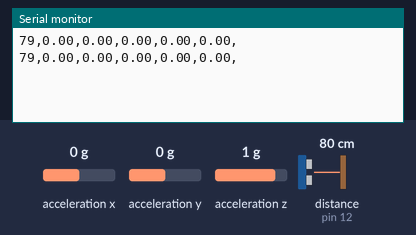
The sketch below on a simulated Arduino Uno, built with avr-gcc and run on an emulated ATmega328P. Parts: the last lines printed to the serial monitor. Wiring (inferred from the names in the program): ultrasonic range finder: trigger pin 13; echo pin 12; MPU-6050 motion sensor at I2C address 0x68. Inputs (shaded band) come from the test bench; at power-on: acceleration x 0 g, acceleration y 0 g, acceleration z 1 g, distance to the obstacle (sensor on pin 12) 80 cm. The echo pulse lasts 58.3 µs per cm.

Above: at 5.8 s.
5.9 s: acceleration x set to -1.4 g
At 11.0 s:
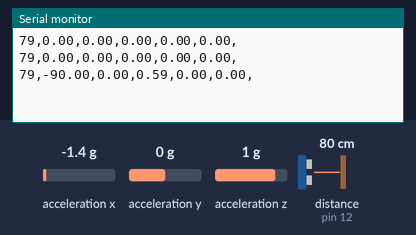
11.9 s: acceleration y set to -1.4 g
At 16.4 s:
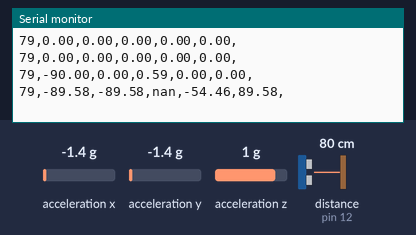
21.5 s: acceleration z set to -1.4 g
At 25.8 s:
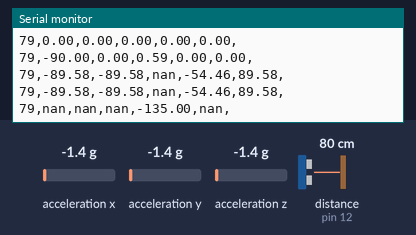
31.5 s: acceleration x set to 0 g
At 36.4 s:
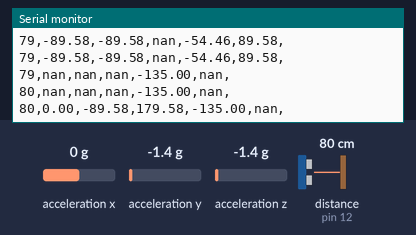
41.5 s: distance to the obstacle (sensor on pin 12) set to 2 cm
At 45.6 s:
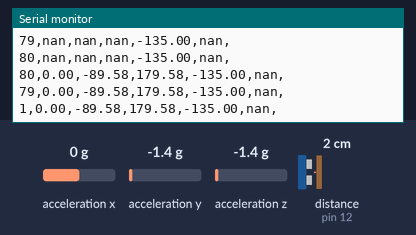
47.5 s: distance to the obstacle (sensor on pin 12) set to 4 cm
At 50.8 s:
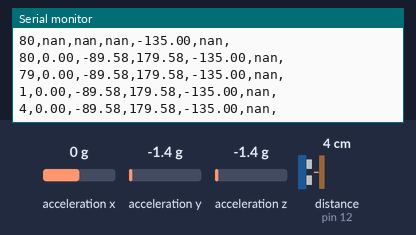
Timing chart, 0 to 52.3 s (numbered marks = the images above; inputs shaded):
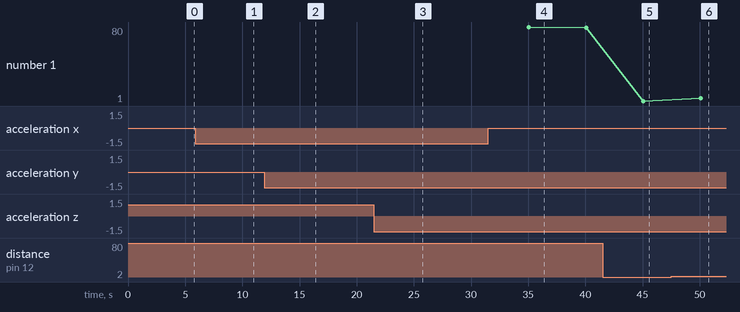

The sketch:

XYZD.ino
```cpp
#include <Wire.h>

const int MPU_addr = 0x68;  // I2C address of the MPU-6050
const int trigPin = 13;     // Trig pin connected to GPIO 13
const int echoPin = 12;
int16_t AcX, AcY, AcZ;  // Variables to store accelerometer readings

void setup() {
  Wire.begin();
  Wire.beginTransmission(MPU_addr);
  Wire.write(0x6B);  // PWR_MGMT_1 register
  Wire.write(0);     // set to zero (wakes up the MPU-6050)
  Wire.endTransmission(true);
  pinMode(trigPin, OUTPUT);
  pinMode(echoPin, INPUT);
  Serial.begin(115200);
}

void loop() {
  digitalWrite(trigPin, LOW);
  delayMicroseconds(2);
  digitalWrite(trigPin, HIGH);
  delayMicroseconds(10);
  digitalWrite(trigPin, LOW);
  long duration = pulseIn(echoPin, HIGH);
  int d = (duration * 0.0343) / 2;

  Wire.beginTransmission(MPU_addr);
  Wire.write(0x3B);  // starting with register 0x3B (ACCEL_XOUT_H)
  Wire.endTransmission(false);
  Wire.requestFrom(MPU_addr, 6, true);  // request a total of 6 registers

  AcX = Wire.read() << 8 | Wire.read();  // 0x3B (ACCEL_XOUT_H) & 0x3C (ACCEL_XOUT_L)
  AcY = Wire.read() << 8 | Wire.read();  // 0x3D (ACCEL_YOUT_H) & 0x3E (ACCEL_YOUT_L)
  AcZ = Wire.read() << 8 | Wire.read();  // 0x3F (ACCEL_ZOUT_H) & 0x40 (ACCEL_ZOUT_L)

  // Convert raw accelerometer readings to degrees
  float X = (AcX != 0) ? atan2(AcX, sqrt(AcY * AcY + AcZ * AcZ)) * 180.0 / M_PI : 0;
  float Y = (AcY != 0) ? atan2(AcY, sqrt(AcX * AcX + AcZ * AcZ)) * 180.0 / M_PI : 0;
  float Z = (AcZ != 0) ? atan2(sqrt(AcX * AcX + AcY * AcY), AcZ) * 180.0 / M_PI : 0;

  // Calculate roll and pitch angles
  float roll = (AcZ != 0) ? atan2(AcY, AcZ) * 180.0 / M_PI : 0;
  float pitch = (sqrt(AcY * AcY + AcZ * AcZ) != 0) ? atan2(-AcX, sqrt(AcY * AcY + AcZ * AcZ)) * 180.0 / M_PI : 0;

  // Print accelerometer readings and roll/pitch angles
  Serial.print(d);
  Serial.print(",");
  Serial.print(X);
  Serial.print(",");
  Serial.print(Y);
  Serial.print(",");
  Serial.print(Z);
  Serial.print(",");
  Serial.print(roll);
  Serial.print(",");
  Serial.print(pitch);
  Serial.println(",");

  delay(5000);
}
```

Measured:
- after the input at 5.9 s, the serial monitor: prints a new line after 4.1 s (image 1)
- after the input at 11.9 s, the serial monitor: prints a new line after 3.1 s (image 2)
- after the input at 21.5 s, the serial monitor: prints a new line after 3.6 s (image 3)
- after the input at 31.5 s, the serial monitor: prints a new line after 3.6 s (image 4)
- after the input at 41.5 s, the serial monitor: prints a new line after 3.6 s (image 5)
- after the input at 47.5 s, the serial monitor: prints a new line after 2.6 s (image 6)
- plotted number 1: 79 → 1 after the input at 41.5 s, 1 → 4 after the input at 47.5 s
